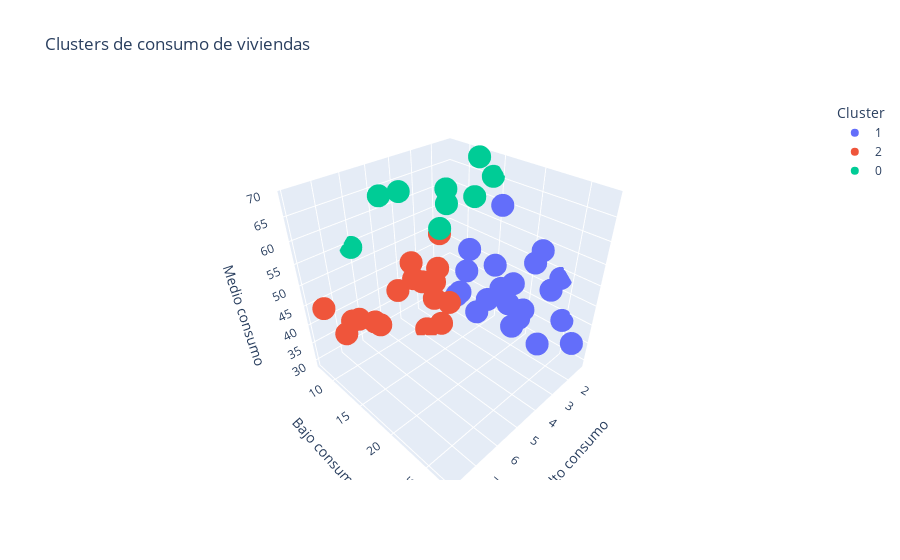

Here is the notebook cell this chart was saved with:
### Markdown cell above
Mediante el metodo del codo, interpretamos que el número óptimo de clusters es 3.

### Code cell
k = 3

kmeans = KMeans(n_clusters=k, init='k-means++', max_iter=300, n_init=10, random_state=0)
kmeans.fit(X_scaled)

h2_df['Cluster'] = kmeans.labels_
h2_df['Cluster'] = h2_df['Cluster'].astype('category')

# Visualizacion 3D de los clusters
from plotly import express as px

fig = px.scatter_3d(
    h2_df, x='Indice de viviendas alto consumo', y='Indice de viviendas bajo consumo', z='Indice de viviendas medio consumo',
    color='Cluster', color_continuous_scale='viridis',
    title='Clusters de consumo de viviendas',
    labels={'Indice de viviendas alto consumo': 'Alto consumo', 'Indice de viviendas bajo consumo': 'Bajo consumo', 'Indice de viviendas medio consumo': 'Medio consumo'},
    hover_data={'Provincias': True}
)
fig.show()

### Figure 1 — Plotly figure (JSON) as saved in the notebook; plotly's stock layout.template omitted (floating-point values rounded to 4 significant figures)
{"data": [{"customdata": [["Albacete"], ["Alicante/Alacant"], ["Asturias"], ["Burgos"], ["Cantabria"], ["Castellón/Castelló"], ["Cuenca"], ["Cáceres"], ["Guadalajara"], ["Huelva"], ["Huesca"], ["León"], ["Palencia"], ["Rioja, La"], ["Salamanca"], ["Segovia"], ["Soria"], ["Teruel"], ["Valladolid"], ["Zamora"], ["Ávila"]], "hovertemplate": "Cluster=1<br>Alto consumo=%{x}<br>Bajo consumo=%{y}<br>Medio consumo=%{z}<br>Provincias=%{customdata[0]}<extra></extra>", "legendgroup": "1", "marker": {"color": "#636efa", "symbol": "circle"}, "mode": "markers", "name": "1", "scene": "scene", "showlegend": true, "type": "scatter3d", "x": [3.41, 4.044, 2.967, 1.598, 1.756, 2.904, 2.781, 3.171, 3.692, 2.61, 2.78, 2.142, 1.232, 1.365, 2.535, 3.152, 1.333, 2.463, 1.591, 2.329, 1.903], "y": [16.46, 17.32, 15.59, 23.52, 21.54, 21.02, 21.49, 18.86, 15.86, 18.29, 22.68, 18.21, 23.83, 21.52, 20.65, 17.41, 24.95, 24.34, 16.36, 21.36, 27.37], "z": [49.56, 46.87, 52.93, 46.27, 51.62, 44.19, 38.25, 43.89, 43.57, 50.46, 43.99, 43.09, 48.51, 53.59, 47.84, 38.9, 38.87, 35.56, 60.8, 38.76, 37.44]}, {"customdata": [["Almería"], ["Badajoz"], ["Ciudad Real"], ["Coruña, A"], ["Córdoba"], ["Girona"], ["Granada"], ["Jaén"], ["Lleida"], ["Lugo"], ["Murcia"], ["Málaga"], ["Ourense"], ["Pontevedra"], ["Tarragona"], ["Toledo"], ["Valencia/València"]], "hovertemplate": "Cluster=2<br>Alto consumo=%{x}<br>Bajo consumo=%{y}<br>Medio consumo=%{z}<br>Provincias=%{customdata[0]}<extra></extra>", "legendgroup": "2", "marker": {"color": "#EF553B", "symbol": "circle"}, "mode": "markers", "name": "2", "scene": "scene", "showlegend": true, "type": "scatter3d", "x": [4.28, 4.018, 5.967, 7.367, 7.887, 4.949, 4.736, 7.246, 4.985, 3.734, 5.769, 4.659, 3.858, 6.785, 4.543, 6.573, 3.515], "y": [14.25, 13.95, 10.83, 10.69, 9.88, 16.33, 13.84, 11.63, 13.38, 13.53, 13.66, 11.93, 11.28, 10.63, 17.26, 12.56, 12.73], "z": [47.13, 49.57, 37.27, 39.59, 46.95, 47.05, 48.07, 43.66, 49.11, 33.13, 48.75, 50.85, 29.2, 41.4, 45.73, 42.17, 55.73]}, {"customdata": [["Araba/Álava"], ["Barcelona"], ["Bizkaia"], ["Cádiz"], ["Gipuzkoa"], ["Madrid"], ["Navarra"], ["Sevilla"], ["Zaragoza"]], "hovertemplate": "Cluster=0<br>Alto consumo=%{x}<br>Bajo consumo=%{y}<br>Medio consumo=%{z}<br>Provincias=%{customdata[0]}<extra></extra>", "legendgroup": "0", "marker": {"color": "#00cc96", "symbol": "circle"}, "mode": "markers", "name": "0", "scene": "scene", "showlegend": true, "type": "scatter3d", "x": [1.313, 4.062, 1.379, 3.484, 2.952, 4.87, 1.991, 6.092, 2.73], "y": [14.2, 8.325, 12.34, 12.67, 12.01, 8.136, 13.46, 7.555, 11.42], "z": [65.47, 63.46, 68.84, 56.85, 64.28, 63.89, 61.7, 54.45, 60.18]}], "layout": {"legend": {"title": {"text": "Cluster"}, "tracegroupgap": 0}, "scene": {"domain": {"x": [0, 1], "y": [0, 1]}, "xaxis": {"title": {"text": "Alto consumo"}}, "yaxis": {"title": {"text": "Bajo consumo"}}, "zaxis": {"title": {"text": "Medio consumo"}}}, "title": {"text": "Clusters de consumo de viviendas"}}}
